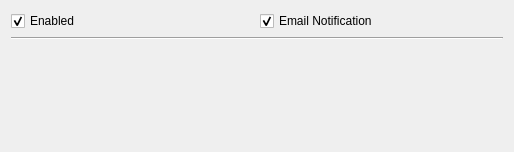
<?xml version="1.0" encoding="UTF-8"?>
<ui version="4.0">
 <class>Form</class>
 <widget class="QWidget" name="Form">
  <property name="geometry">
   <rect>
    <x>0</x>
    <y>0</y>
    <width>514</width>
    <height>152</height>
   </rect>
  </property>
  <property name="windowTitle">
   <string>Form</string>
  </property>
  <layout class="QHBoxLayout" name="horizontalLayout">
   <item>
    <layout class="QVBoxLayout" name="verticalLayout">
     <property name="spacing">
      <number>6</number>
     </property>
     <property name="topMargin">
      <number>0</number>
     </property>
     <item>
      <layout class="QHBoxLayout" name="horizontalLayout_2">
       <property name="topMargin">
        <number>0</number>
       </property>
       <item>
        <widget class="QCheckBox" name="saverLightingEnabled_checkBox">
         <property name="text">
          <string>Enabled</string>
         </property>
         <property name="checked">
          <bool>true</bool>
         </property>
        </widget>
       </item>
       <item>
        <widget class="QCheckBox" name="saverLightingEmail_checkBox">
         <property name="toolTip">
          <string/>
         </property>
         <property name="text">
          <string>Email Notification</string>
         </property>
         <property name="checked">
          <bool>true</bool>
         </property>
        </widget>
       </item>
      </layout>
     </item>
     <item>
      <widget class="Line" name="line_3">
       <property name="orientation">
        <enum>Qt::Horizontal</enum>
       </property>
      </widget>
     </item>
     <item>
      <spacer name="verticalSpacer_2">
       <property name="orientation">
        <enum>Qt::Vertical</enum>
       </property>
       <property name="sizeHint" stdset="0">
        <size>
         <width>20</width>
         <height>40</height>
        </size>
       </property>
      </spacer>
     </item>
    </layout>
   </item>
  </layout>
 </widget>
 <resources/>
 <connections>
  <connection>
   <sender>saverLightingEnabled_checkBox</sender>
   <signal>clicked(bool)</signal>
   <receiver>saverLightingEmail_checkBox</receiver>
   <slot>setEnabled(bool)</slot>
   <hints>
    <hint type="sourcelabel">
     <x>54</x>
     <y>23</y>
    </hint>
    <hint type="destinationlabel">
     <x>388</x>
     <y>11</y>
    </hint>
   </hints>
  </connection>
 </connections>
</ui>
